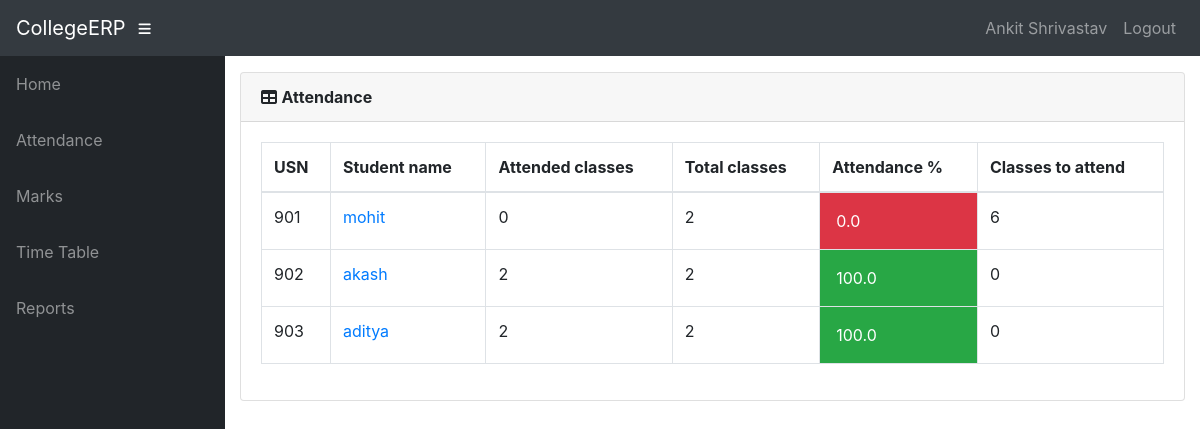
Screenshot of /teacher/41/Students/attendance/ (signed in) with the database file from the repository.
### info/models.py (models this page shows, shortened)
class User(AbstractUser):
    @property
    def is_student(self):
        if hasattr(self, 'student'):
            return True
        return False
    @property
    def is_teacher(self):
        if hasattr(self, 'teacher'):
            return True
        return False

class Teacher(models.Model):
    user = models.OneToOneField(User, on_delete=models.CASCADE, null=True)
    id = models.CharField(primary_key=True, max_length=100)
    dept = models.ForeignKey(Dept, on_delete=models.CASCADE, default=1)
    name = models.CharField(max_length=100)
    sex = models.CharField(max_length=50, choices=sex_choice, default='Male')
    DOB = models.DateField(default='1980-01-01')

class AttendanceTotal(models.Model):
    course = models.ForeignKey(Subject, on_delete=models.CASCADE)
    student = models.ForeignKey(Student, on_delete=models.CASCADE)
    class Meta:
        unique_together = (('student', 'course'),)
    @property
    def att_class(self):
        stud = Student.objects.get(name=self.student)
        cr = Subject.objects.get(name=self.course)
        att_class = Attendance.objects.filter(course=cr, student=stud, status='True').count()
        return att_class
    @property
    def total_class(self):
        stud = Student.objects.get(name=self.student)
        cr = Subject.objects.get(name=self.course)
        total_class = Attendance.objects.filter(course=cr, student=stud).count()
        return total_class
    @property
    def attendance(self):
        stud = Student.objects.get(name=self.student)
        cr = Subject.objects.get(name=self.course)
        total_class = Attendance.objects.filter(course=cr, student=stud).count()
        att_class = Attendance.objects.filter(course=cr, student=stud, status='True').count()
        if total_class == 0:
            attendance = 0
        else:
            attendance = round(att_class / total_class * 100, 2)
        return attendance
    @property
    def classes_to_attend(self):
        stud = Student.objects.get(name=self.student)
        cr = Subject.objects.get(name=self.course)
        total_class = Attendance.objects.filter(course=cr, student=stud).count()
        att_class = Attendance.objects.filter(course=cr, student=stud, status='True').count()
        cta = math.ceil((0.75*total_class - att_class)/0.25)
        if cta < 0:
            return 0
        return cta

class Student(models.Model):
    user = models.OneToOneField(User, on_delete=models.CASCADE, null=True)
    class_id = models.ForeignKey(Class, on_delete=models.CASCADE, default=1)
    USN = models.CharField(primary_key='True', max_length=100)
    name = models.CharField(max_length=200)
    sex = models.CharField(max_length=50, choices=sex_choice, default='Male')
    DOB = models.DateField(default='1998-01-01')
    def __str__(self):
        return self.name

class Subject(models.Model):
    dept = models.ForeignKey(Dept, on_delete=models.CASCADE)
    id = models.CharField(primary_key='True', max_length=50)
    name = models.CharField(max_length=50)
    shortname = models.CharField(max_length=50, default='X')
    def __str__(self):
        return self.name

### info/views.py (the view)
# urls.py: path('teacher/<int:assign_id>/Students/attendance/', views.t_student, name='t_student'),
@login_required()
def t_student(request, assign_id):
    ass = Assign.objects.get(id=assign_id)
    att_list = []
    for stud in ass.class_id.student_set.all():
        try:
            a = AttendanceTotal.objects.get(student=stud, course=ass.course)
        except AttendanceTotal.DoesNotExist:
            a = AttendanceTotal(student=stud, course=ass.course)
            a.save()
        att_list.append(a)
    return render(request, 'info/t_students.html', {'att_list': att_list})

### info/templates/info/t_students.html
{% extends 'info/base.html' %}
    {% load static %}
    {% block content %}
                  <div class="card mb-3">
            <div class="card-header">
              <i class="fas fa-table"></i>
            <b>Attendance</b></div>
            <div class="card-body">
              <div class="table-responsive">
                <table class="table table-bordered" id="dataTable" width="100%" cellspacing="0">
                  <thead>
                    <tr>
                        <th>USN</th>
                        <th>Student name</th>
                        <th>Attended classes</th>
                        <th>Total classes</th>
                        <th>Attendance %</th>
                        <th>Classes to attend</th>
                    </tr>
                  </thead>
                  <tbody>
                    {% for a in att_list %}
                    <tr>
                        <td>{{ a.student_id }}</td>
                        <td><a href="{% url 't_attendance_detail' a.student.USN a.course_id %}">{{ a.student.name }}</a></td>
                        <td>{{ a.att_class }}</td>
                        <td>{{ a.total_class }}</td>
                        {% if a.attendance < 75 %}
                            <td class="p-3 mb-2 bg-danger text-white">{{ a.attendance }}</td>
                        {% else %}
                            <td class="p-3 mb-2 bg-success text-white">{{ a.attendance }}</td>
                        {% endif %}
                        <td>{{ a.classes_to_attend }}</td>
                    </tr>
                    {% empty %}
                            <p>No students</p>
                    {% endfor %}
                  </tbody>
                </table>
              </div>
            </div>
          </div>
    {% endblock %}

### info/templates/info/base.html (shortened to what this page needs)
<!DOCTYPE html>
<html lang="en">
  <head>
      {% load static %}
    <link href="{% static '/info/bootstrap/vendor/bootstrap/css/bootstrap.min.css' %}" rel="stylesheet">
    <link href="{% static '/info/bootstrap/vendor/fontawesome-free/css/all.min.css' %}" rel="stylesheet" type="text/css">
    <link href="{% static '/info/bootstrap/vendor/datatables/dataTables.bootstrap4.css' %}" rel="stylesheet">
    <link href="{% static '/info/bootstrap/css/sb-admin.css' %}" rel="stylesheet">
  </head>
  <body id="page-top">
    <nav class="navbar navbar-expand navbar-dark bg-dark static-top">
      <a class="navbar-brand mr-1" href="{% url 'index' %}">CollegeERP</a>
      <button class="btn btn-link btn-sm text-white order-1 order-sm-0" id="sidebarToggle" href="#">
        <i class="fas fa-bars"></i>
      </button>
        <div class="collapse navbar-collapse" id="navbarResponsive">
          <ul class="navbar-nav ml-auto">
                {% if request.user.is_teacher %}
                    <a class="nav-link text-capitalize">{{ request.user.teacher.name }}</a>
                {% endif %}
            <li class="nav-item">
                <a class="nav-link" href="#" data-toggle="modal" data-target="#logoutModal">Logout</a>
            </li>
          </ul>
        </div>
    </nav>
    <div id="wrapper">
      <ul class="sidebar navbar-nav">
            <li class="nav-item">
              <a class="nav-link" href="{% url 'index' %}">
                <span>Home</span>
              </a>
            </li>
        {% if request.user.is_student %}
            <li class="nav-item">
              <a class="nav-link" href="{% url 'attendance' request.user.student.USN %}">
                <span>Attendance</span>
              </a>
            </li>
            <li class="nav-item">
              <a class="nav-link" href="{% url 'attendance' request.user.student.USN %}">
                <span>Attendance By Subject</span>
              </a>
            </li>
            <li class="nav-item">
              <a class="nav-link" href="{% url 'marks_list' request.user.student.USN %}">
                <span>Marks</span>
              </a>
            </li>
              <li class="nav-item">
              <a class="nav-link" href="{% url 'timetable' request.user.student.class_id_id %}">
                <span>Time Table</span>
              </a>
            </li>
        {% elif request.user.is_teacher %}
            <li class="nav-item">
              <a class="nav-link" href="{% url 't_clas' request.user.teacher.id 1 %}">
                <span>Attendance</span>
              </a>
            </li>
            <li class="nav-item">
              <a class="nav-link" href="{% url 't_clas' request.user.teacher.id 2 %}">
                <span>Marks</span>
              </a>
            </li>
              <li class="nav-item">
              <a class="nav-link" href="{% url 't_timetable' request.user.teacher.id %}">
                <span>Time Table</span>
              </a>
            </li>
            <li class="nav-item">
              <a class="nav-link" href="{% url 't_clas' request.user.teacher.id 3 %}">
                <span>Reports</span>
              </a>
            </li>
        {% endif %}
      </ul>
      <div id="content-wrapper">
        <div class="container-fluid">
            {% block content %}
            {% endblock %}
        </div>
      </div>
    </div>
  </body>
</html>

### rows the page displays
User: user.teacher.name "Ankit Shrivastav"
AttendanceTotal: student_id "901", student.name "mohit", att_class "0", total_class "2", attendance "0.0", classes_to_attend "6"
AttendanceTotal: student_id "902", student.name "akash", att_class "2", total_class "2", attendance "100.0", classes_to_attend "0"
AttendanceTotal: student_id "903", student.name "aditya", att_class "2", total_class "2", attendance "100.0", classes_to_attend "0"
